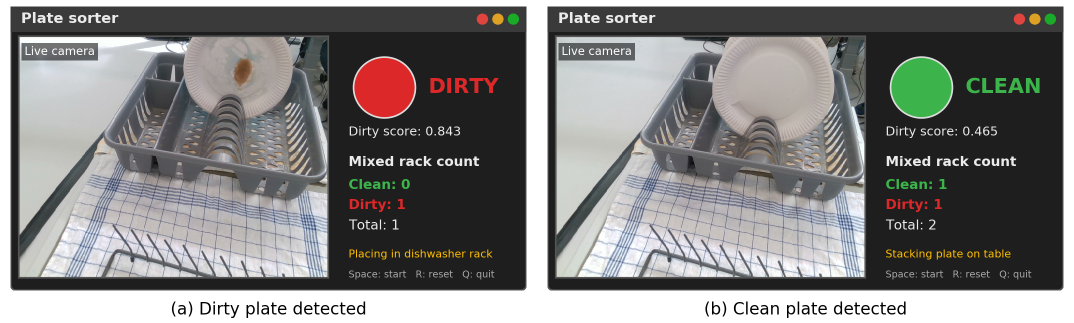
#> input picture docs/figures/sort_gui.png, 2148 x 645 px (shown at 1/2 size)
$ python make_framework_figure.py
#> lines starting #> are read from the running program, lines starting #| are printed output that depends on the picture
"""Framework figure: (a) robot setup photo, (b) sorting workflow with the GUI.

Run from the project folder in the ROS env (has matplotlib):
    python docs/figures/make_framework_figure.py --setup-photo path/to/setup.jpg
Without --setup-photo, panel (a) is a labelled placeholder.
Writes docs/figures/framework.pdf and docs/figures/framework.png (300 dpi).
"""
import argparse
from pathlib import Path

import matplotlib
matplotlib.use("Agg")
import matplotlib.pyplot as plt
from matplotlib.patches import FancyArrowPatch, FancyBboxPatch, Polygon, Rectangle

HERE = Path(__file__).resolve().parent
INK, MUTED, EDGE = "#222222", "#666666", "#9a9a9a"
PERCEPTION, MANIPULATION, GUI = "#e3edf8", "#fbeadb", "#e6f3e6"
GREEN, RED = "#2e9e44", "#d03030"


def box(ax, x, y, w, h, title, detail=None, fill="#ffffff"):
    ax.add_patch(FancyBboxPatch((x, y), w, h, boxstyle="round,pad=0,rounding_size=1.2",
                                facecolor=fill, edgecolor=EDGE, linewidth=0.7))
    if detail:
        ax.text(x + w / 2, y + h * 0.64, title, ha="center", va="center", fontsize=6.6,
                color=INK, weight="bold")
        ax.text(x + w / 2, y + h * 0.3, detail, ha="center", va="center", fontsize=5.6,
                color=MUTED, linespacing=1.15)
    else:
        ax.text(x + w / 2, y + h / 2, title, ha="center", va="center", fontsize=6.6,
                color=INK, weight="bold")


def arrow(ax, start, end, label=None, color=INK, style="-|>", dashed=False, rad=0.0, label_xy=None):
    ax.add_patch(FancyArrowPatch(start, end, arrowstyle=style, mutation_scale=7, color=color,
                                 linewidth=0.8, linestyle=(0, (3, 2)) if dashed else "-",
                                 connectionstyle=f"arc3,rad={rad}", shrinkA=0, shrinkB=0))
    if label:
        lx, ly = label_xy or ((start[0] + end[0]) / 2, (start[1] + end[1]) / 2 + 1.6)
        ax.text(lx, ly, label, ha="center", va="bottom", fontsize=5.8, color=color, weight="bold")


def setup_panel(fig, rect, photo):
    ax = fig.add_axes(rect)
    ax.set_xticks([])
    ax.set_yticks([])
    if photo:
        ax.imshow(plt.imread(str(photo)), aspect="auto")
        for spine in ax.spines.values():
            spine.set_edgecolor(EDGE)
    else:
        ax.set_facecolor("#f2f2f2")
        for spine in ax.spines.values():
            spine.set_edgecolor(EDGE)
            spine.set_linestyle((0, (4, 3)))
        ax.text(0.5, 0.56, "Robot setup photo", ha="center", va="center", fontsize=8,
                color=MUTED, weight="bold", transform=ax.transAxes)
        ax.text(0.5, 0.42, "MAiRA + RG6 gripper, wrist camera,\nmixed rack, dishwasher rack,\nclean-plate stack",
                ha="center", va="center", fontsize=6, color=MUTED, transform=ax.transAxes)


def workflow_panel(fig, rect):
    ax = fig.add_axes(rect)
    ax.set_xlim(0, 100)
    ax.set_ylim(0, 62)
    ax.axis("off")

    # Lanes.
    ax.add_patch(Rectangle((0, 34), 73, 27, facecolor=PERCEPTION, edgecolor="none"))
    ax.add_patch(Rectangle((0, 1), 73, 30.5, facecolor=MANIPULATION, edgecolor="none"))
    ax.text(1.2, 59.3, "Perception", fontsize=6.4, color="#2d5f93", weight="bold", va="top")
    ax.text(1.2, 29.8, "Manipulation", fontsize=6.4, color="#a35a1c", weight="bold", va="top")

    # Perception lane: capture -> preprocess -> classify -> decision.
    box(ax, 1.5, 38, 15, 15, "Capture", "wrist camera at\nobserve pose")
    box(ax, 19.5, 38, 15, 15, "Preprocess", "plate ROI crop,\nRGB, 224×224")
    box(ax, 37.5, 38, 15, 15, "Classify", "MobileNetV2\ndirty score p")
    diamond = [(62.5, 53.5), (70.5, 45.5), (62.5, 37.5), (54.5, 45.5)]
    ax.add_patch(Polygon(diamond, closed=True, facecolor="#ffffff", edgecolor=EDGE, linewidth=0.7))
    ax.text(62.5, 45.5, "p > τ ?", ha="center", va="center", fontsize=6.6, color=INK, weight="bold")
    for x0, x1 in ((16.5, 19.5), (34.5, 37.5), (52.5, 54.5)):
        arrow(ax, (x0, 45.5), (x1, 45.5))

    # Manipulation lane runs right to left: pick & lift -> place (dirty / clean) -> return.
    box(ax, 55.5, 9, 14, 15, "Pick & lift", "RG6 close,\nlift waypoint")
    box(ax, 24, 17.5, 20, 10, "Dishwasher rack", "dirty: place, release", fill="#fde3e3")
    box(ax, 24, 4, 20, 10, "Table stack", "clean: place, release", fill="#e2f4e5")
    box(ax, 1.5, 9, 13, 15, "Return", "to observe\npose")

    arrow(ax, (62.5, 37.5), (62.5, 24))
    arrow(ax, (55.5, 19), (44, 22.5), "dirty", color=RED, label_xy=(49.8, 22.4))
    arrow(ax, (55.5, 14), (44, 9), "clean", color=GREEN, label_xy=(49.8, 12.4))
    arrow(ax, (24, 22.5), (14.5, 19))
    arrow(ax, (24, 9), (14.5, 14))
    # Next plate loop.
    arrow(ax, (8, 24), (8, 38), color=MUTED, dashed=True)
    ax.text(9.5, 31.6, "next plate", fontsize=5.6, color=MUTED, ha="left", va="center", style="italic")

    # GUI column with a thumbnail of the real interface.
    ax.add_patch(Rectangle((75, 1), 25, 60, facecolor=GUI, edgecolor="none"))
    ax.text(87.5, 59.3, "Operator GUI", fontsize=6.4, color="#2b6b34", weight="bold", ha="center", va="top")
    gui = plt.imread(str(HERE / "sort_gui.png"))
#> gui is the input picture: shape (645, 2148, 4) float32; mean R, G, B, A 0.502, 0.499, 0.496, 1
    height, width = gui.shape[:2]
#> height = 645; width = 2148
    thumb = gui[: int(height * 0.9), : width // 2]
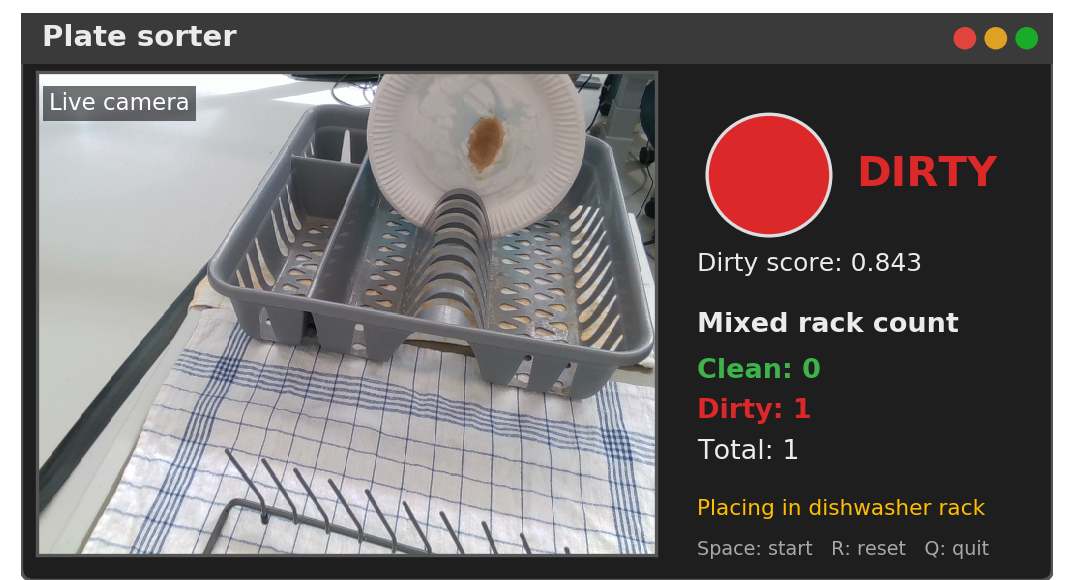
#> thumb: shape (580, 1074, 4) float32; mean R, G, B, A 0.451, 0.435, 0.436, 1
    tx = rect[0] + rect[2] * 0.765
    ty = rect[1] + rect[3] * (30 / 62)
    tax = fig.add_axes([tx, ty, rect[2] * 0.22, rect[3] * (24 / 62)])
    tax.imshow(thumb, aspect="auto")
    tax.axis("off")
    for i, line in enumerate(("live camera view", "status light: red = dirty,",
                              "green = clean", "clean / dirty counts", "current robot step")):
        ax.text(77, 26 - 4.2 * i, ("• " if i in (0, 1, 3, 4) else "   ") + line,
                fontsize=5.6, color=INK, va="center")
    arrow(ax, (70.5, 45.5), (75, 45.5), color="#2b6b34", dashed=True)
    arrow(ax, (69.5, 16.5), (75, 16.5), color="#2b6b34", dashed=True)


def main():
    parser = argparse.ArgumentParser(description=__doc__, formatter_class=argparse.RawDescriptionHelpFormatter)
    parser.add_argument("--setup-photo", type=Path, help="photo of the robot cell for panel (a)")
    args = parser.parse_args()

    fig = plt.figure(figsize=(7.16, 2.7))
    setup_panel(fig, [0.01, 0.1, 0.27, 0.88], args.setup_photo)
    workflow_panel(fig, [0.3, 0.1, 0.69, 0.88])
    fig.text(0.145, 0.025, "(a) Experimental setup", ha="center", fontsize=8)
    fig.text(0.645, 0.025, "(b) Sorting workflow and operator interface", ha="center", fontsize=8)
    for suffix in ("pdf", "png"):
        fig.savefig(HERE / f"framework.{suffix}", dpi=300)
#> this loop made 2 passes
#> pass 1, in main, `fig.savefig(HERE / f"framework.{suffix}", dpi=300)`:
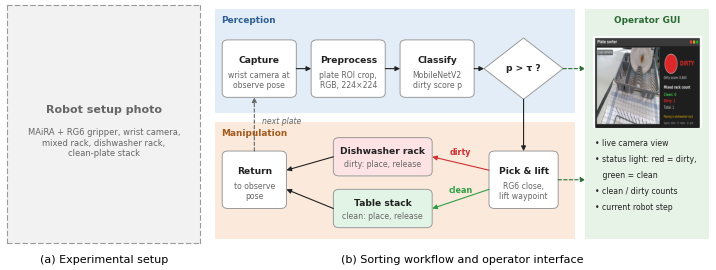
#> figure drawn by matplotlib, 2 panels
    print(f"Saved {HERE / 'framework.pdf'} and .png")


if __name__ == "__main__":
    main()

$ run again, with docs/figures/dirty_plate_behind_misclassified.png copied over docs/figures/sort_gui.png
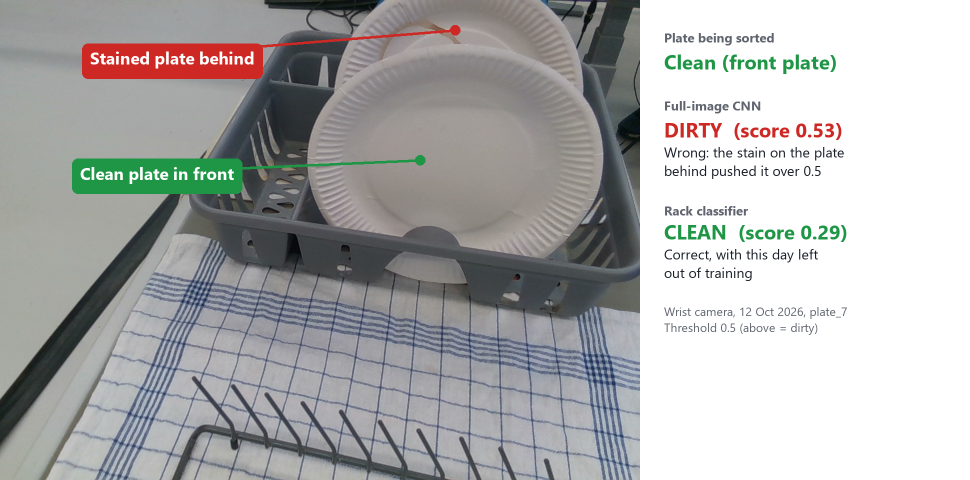
#> input picture docs/figures/dirty_plate_behind_misclassified.png, 1940 x 960 px (shown at 1/2 size)
#> in workflow_panel, gui is the input picture: shape (960, 1940, 3) float32; mean R, G, B 0.681, 0.682, 0.681
#> in workflow_panel, `thumb = gui[: int(height * 0.9), : width // 2]`:
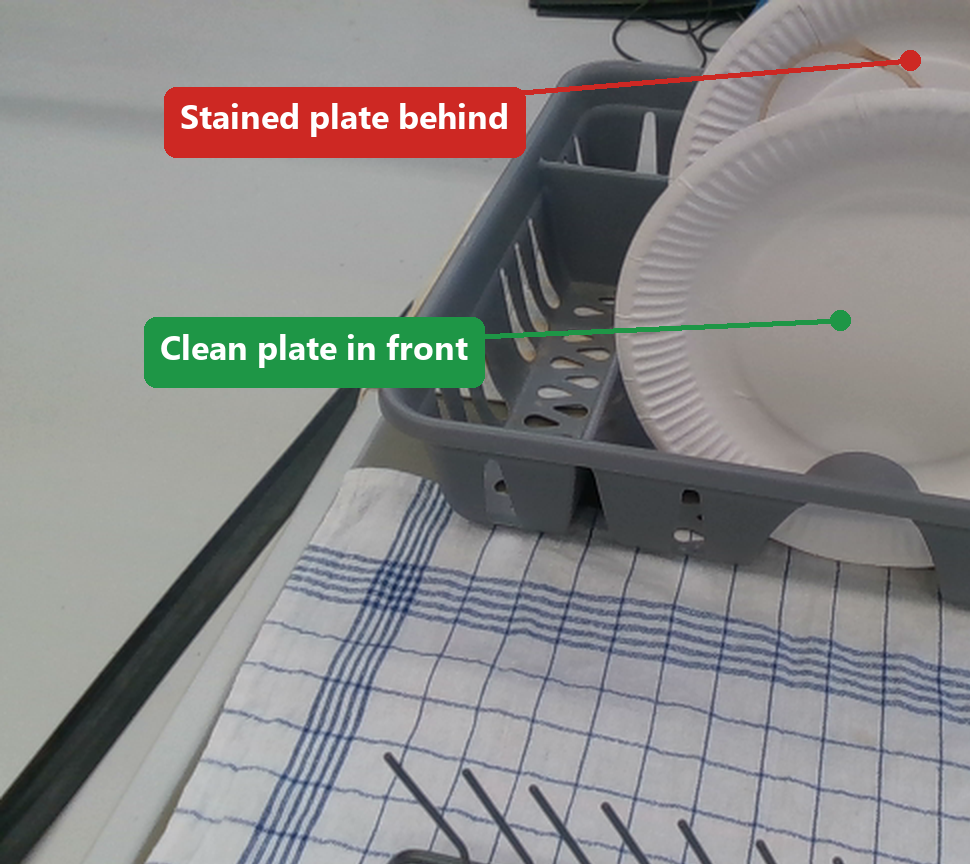
#> thumb: shape (864, 970, 3) float32; mean R, G, B 0.538, 0.535, 0.531
#> the loop in main, `for suffix in ("pdf", "png"):` made 2 passes
#> pass 1, in main, `fig.savefig(HERE / f"framework.{suffix}", dpi=300)`:
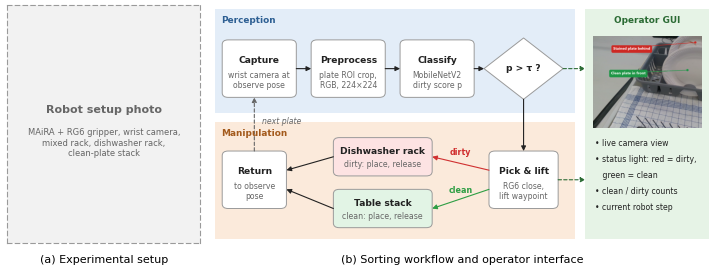
#> figure drawn by matplotlib, 2 panels
